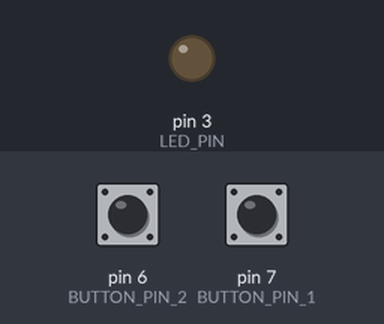
The sketch below on a simulated Arduino Uno, built with avr-gcc and run on an emulated ATmega328P. Shown: output pins drawn as LEDs (lit = HIGH). The inputs (shaded band) are chosen by the test bench; at power-on: pin 6 (BUTTON_PIN_2) HIGH, pin 7 (BUTTON_PIN_1) HIGH.

Above: at 1.2 s.
1.3 s: pin 6 (BUTTON_PIN_2) pulled LOW for 0.15 s
At 1.37 s:
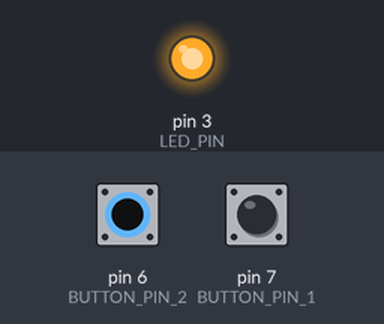
2.9 s: pin 6 (BUTTON_PIN_2) pulled LOW for 3.2 s
At 6.6 s:
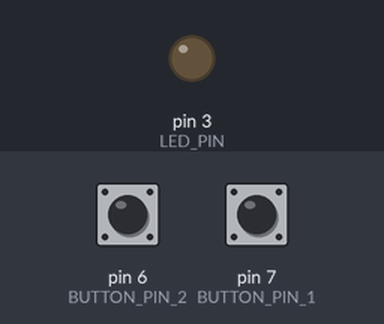
7.6 s: pin 7 (BUTTON_PIN_1) pulled LOW for 3.2 s
At 8.9 s:
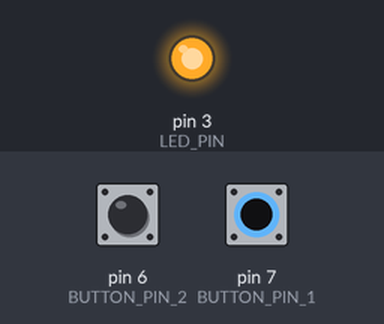
Timing chart, 0 to 12.3 s (numbered marks = the images above; inputs shaded):
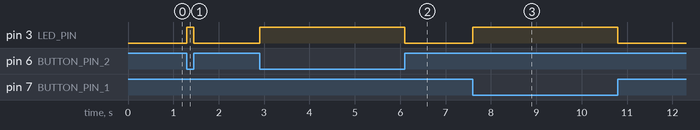

Measured:
- after the input at 1.3 s, pin 3 (LED_PIN): LOW → HIGH at once, → LOW 0.15 s later
- after the input at 2.9 s, pin 3 (LED_PIN): LOW → HIGH at once, → LOW 3.2 s later
- after the input at 7.6 s, pin 3 (LED_PIN): LOW → HIGH at once, → LOW 3.2 s later

The sketch:

2._Hotel_Light_Switch.ino
```cpp
// constants won't change. They're used here to set pin numbers:
const int BUTTON_PIN_1 = 7;  // the number of the first pushbutton pin
const int BUTTON_PIN_2 = 6;  // the number of the second pushbutton pin
const int LED_PIN = 3;       // the number of the LED pin

// variables will change:
int buttonState1 = 0;   // variable for reading the first pushbutton status
int buttonState2 = 0;   // variable for reading the second pushbutton status

void setup() {
  // initialize the LED pin as an output:
  pinMode(LED_PIN, OUTPUT);
  // initialize the first pushbutton pin as a pull-up input:
  pinMode(BUTTON_PIN_1, INPUT_PULLUP);
  // initialize the second pushbutton pin as a pull-up input:
  pinMode(BUTTON_PIN_2, INPUT_PULLUP);
}

void loop() {
  // read the state of the first pushbutton value:
  buttonState1 = digitalRead(BUTTON_PIN_1);
  // read the state of the second pushbutton value:
  buttonState2 = digitalRead(BUTTON_PIN_2);

  // control LED according to the state of the buttons
  if (buttonState1 == LOW || buttonState2 == LOW) {
    // If either button is pressed, turn on the LED
    digitalWrite(LED_PIN, HIGH);
  } else {
    // If neither button is pressed, turn off the LED
    digitalWrite(LED_PIN, LOW);
  }
}
```

1A._Turn_ON_Lights.cpp
```cpp
byte ldr = A2;
byte led = 13;
int nilai;


void setup() {
  pinMode(led, OUTPUT);
  Serial.begin(9600);
}

void loop()
{
  nilai = analogRead(ldr);
  Serial.print("Nilai LDR: ");
  Serial.println(nilai);

  if (nilai < 100){
    digitalWrite(led, HIGH);
  }
  else{
    digitalWrite(led, LOW);
  }

}
```
